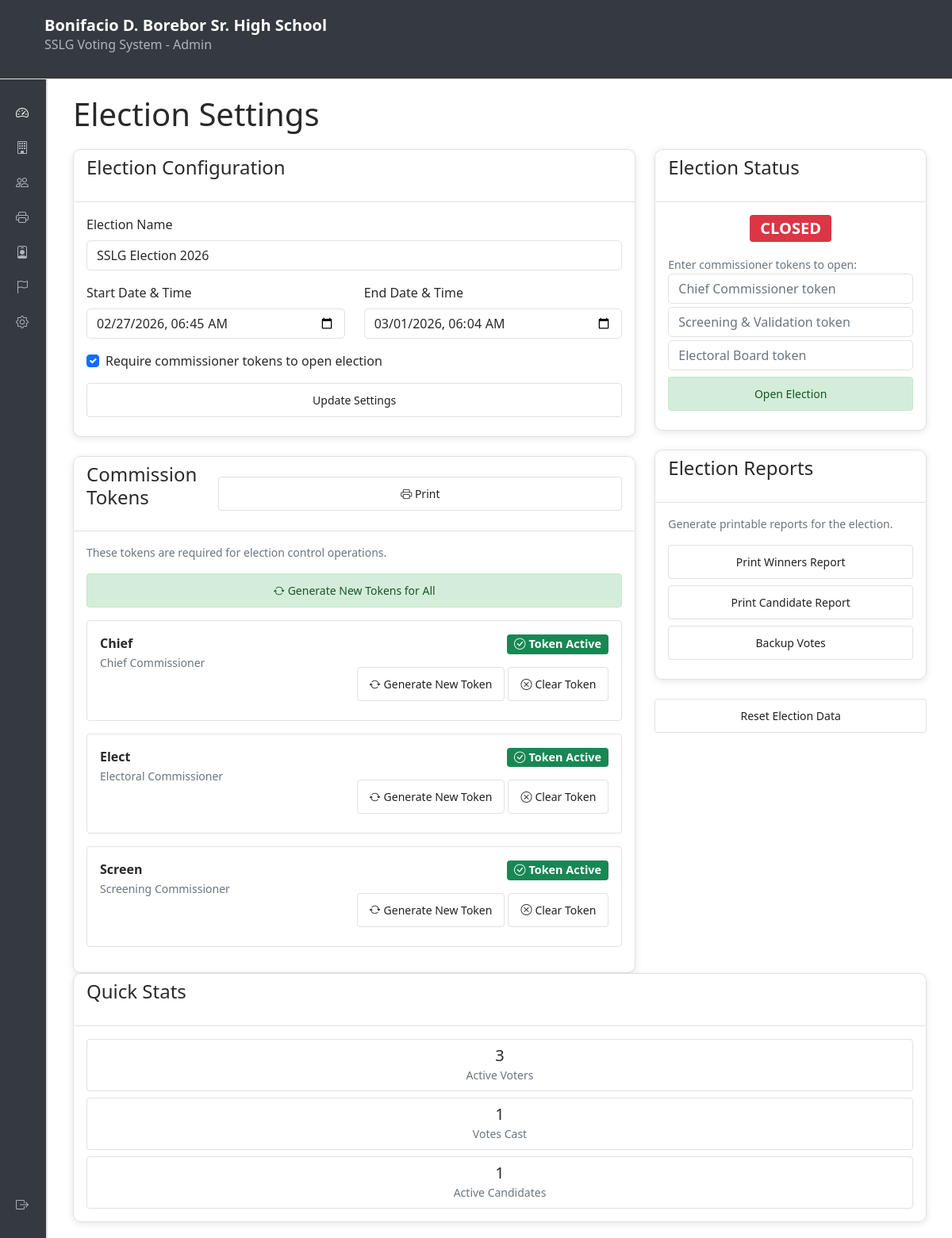
Before: /admin/election.php (signed in) with the older database file.
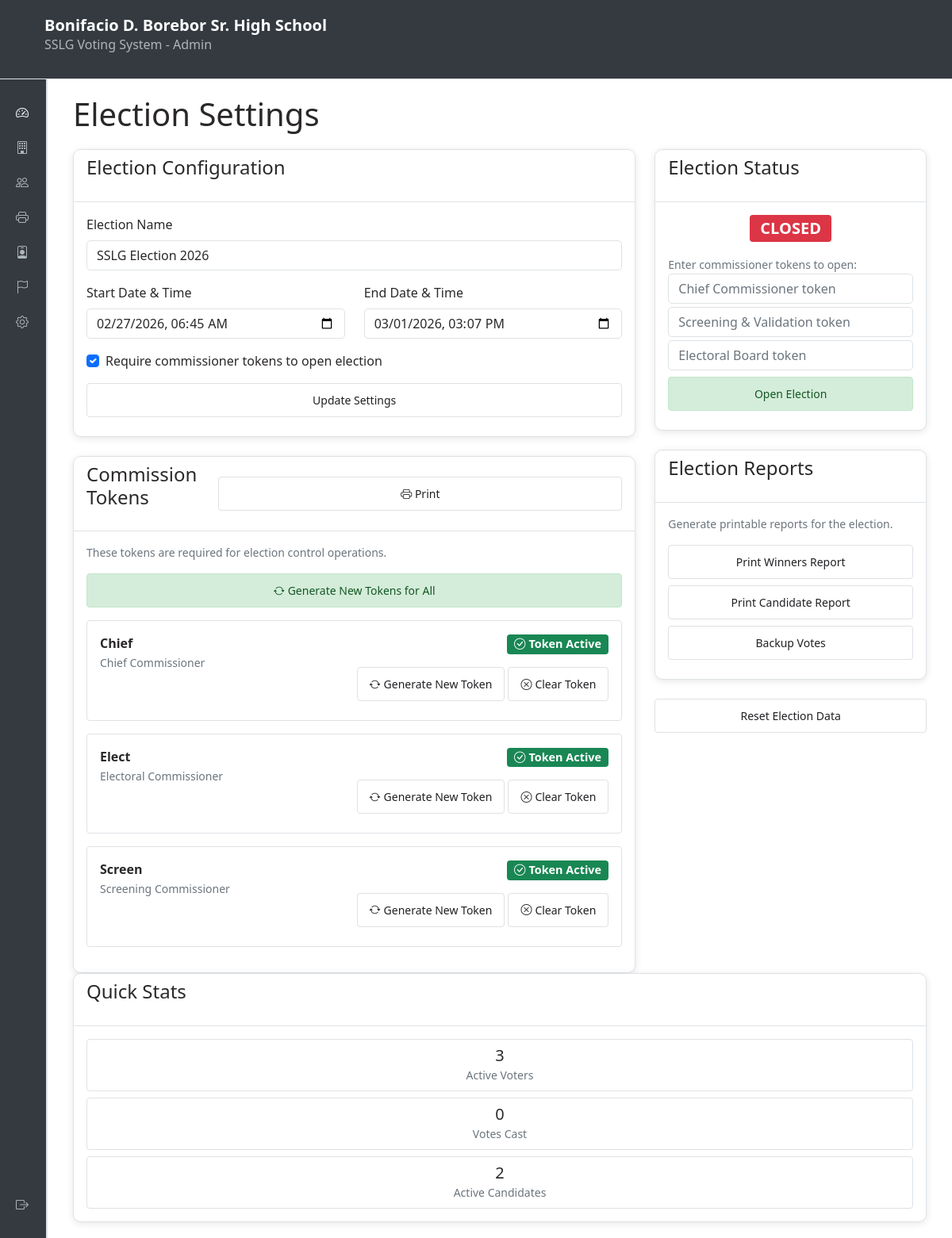
After: the same page with the newer database file.
### tables this page shows
CREATE TABLE election_settings (
            id INTEGER PRIMARY KEY AUTOINCREMENT,
            election_name TEXT NOT NULL DEFAULT 'SSLG Election',
            election_token TEXT,
            is_open INTEGER NOT NULL DEFAULT 0,
            start_date TEXT,
            end_date TEXT,
            created_at TEXT DEFAULT CURRENT_TIMESTAMP,
            updated_at TEXT DEFAULT CURRENT_TIMESTAMP
        , logo_path TEXT, theme_color TEXT DEFAULT '#343a40', allowed_ips TEXT, chief_commissioner_token TEXT, screening_validation_token TEXT, electoral_board_token TEXT, require_open_tokens INTEGER NOT NULL DEFAULT 0);

### includes/config.php (called while the page is built, shortened)
<?php
function getDBConnection() {
    static $conn = null;
    if ($conn === null) {
        try {
            $conn = new PDO(
                "sqlite:" . DB_FILE,
                null,
                null,
                [
                    PDO::ATTR_ERRMODE => PDO::ERRMODE_EXCEPTION,
                    PDO::ATTR_DEFAULT_FETCH_MODE => PDO::FETCH_ASSOC,
                ]
            );
        } catch (PDOException $e) {
            die("Database connection failed: " . $e->getMessage());
        }
    }
    return $conn;
}
function getElectionStatus() {
    try {
        $db = getDBConnection();
        $stmt = $db->query("SELECT * FROM election_settings ORDER BY id DESC LIMIT 1");
        $result = $stmt->fetch();
        return $result ?? null;
    } catch (Exception $e) {
        return null;
    }
}
function getThemeCSSDeclaration() {
    $election = getElectionStatus();
    $theme = $election['theme_color'] ?? '#343a40';
    return '--theme-color: ' . htmlspecialchars($theme, ENT_QUOTES, 'UTF-8') . ';';
}
?>

### admin/election.php (the view, shortened to what the changed rows need)
<?php
require_once __DIR__ . '/../includes/config.php';
include '../includes/admin_header.php';
include '../includes/admin_sidebar.php';
?>
:root { <?php echo getThemeCSSDeclaration(); ?> }
<div class="admin-content">
       <div class="container-fluid">
        <h1>Election Settings</h1>
        <div class="row">
            <div class="col-md-8">
                <div class="card mb-4">
                    <div class="card-body">
                        <form method="POST" action="">
                            <div class="mb-3">
                                <label for="election_name" class="form-label">Election Name</label>
                                <input type="text" class="form-control" id="election_name" name="election_name" value="<?php echo htmlspecialchars($election['election_name'] ?? ''); ?>" required>
                            </div>
                            <div class="row">
                                <div class="col-md-6">
                                    <div class="mb-3">
                                        <label for="start_date" class="form-label">Start Date & Time</label>
                                        <input type="datetime-local" class="form-control" id="start_date" name="start_date" value="<?php echo $election['start_date'] ? date('Y-m-d\TH:i', strtotime($election['start_date'])) : ''; ?>">
                                    </div>
                                </div>
                                <div class="col-md-6">
                                    <div class="mb-3">
                                        <label for="end_date" class="form-label">End Date & Time</label>
                                        <input type="datetime-local" class="form-control" id="end_date" name="end_date" value="<?php echo $election['end_date'] ? date('Y-m-d\TH:i', strtotime($election['end_date'])) : ''; ?>">
                                    </div>
                                </div>
                            </div>
                            <div class="form-check mb-3">
                                <input class="form-check-input" type="checkbox" id="require_open_tokens" name="require_open_tokens" value="1" <?php echo !empty($election['require_open_tokens']) ? 'checked' : ''; ?>>
                                <label class="form-check-label" for="require_open_tokens">
                                    Require commissioner tokens to open election
                                </label>
                            </div>
                        </form>
                    </div>
                </div>
            </div>
                </div>
                <div class="card">
                    <div class="card-body">
                        <?php
                        $total_votes = $db->query("SELECT COUNT(DISTINCT voter_id) FROM votes")->fetchColumn();
                        $total_candidates = $db->query("SELECT COUNT(*) FROM candidates WHERE is_active = 1")->fetchColumn();
                        ?>
                        <div class="row text-center">
                            <div class="col-12 mb-2">
                                <div class="border rounded p-2">
                                    <div class="h5 mb-0"><?php echo $total_votes; ?></div>
                                    <small class="text-muted">Votes Cast</small>
                                </div>
                            </div>
                            <div class="col-12">
                                <div class="border rounded p-2">
                                    <div class="h5 mb-0"><?php echo $total_candidates; ?></div>
                                    <small class="text-muted">Active Candidates</small>
                                </div>
                            </div>
                        </div>
                    </div>
                </div>
<?php include '../includes/admin_footer.php'; ?>

Changed rows visible on the page:
changed election_settings: end_date "03/01/2026 06:04" → "03/01/2026 15:07"
Other visible differences:
$total_votes: "1" → "0"
$total_candidates: "1" → "2"
